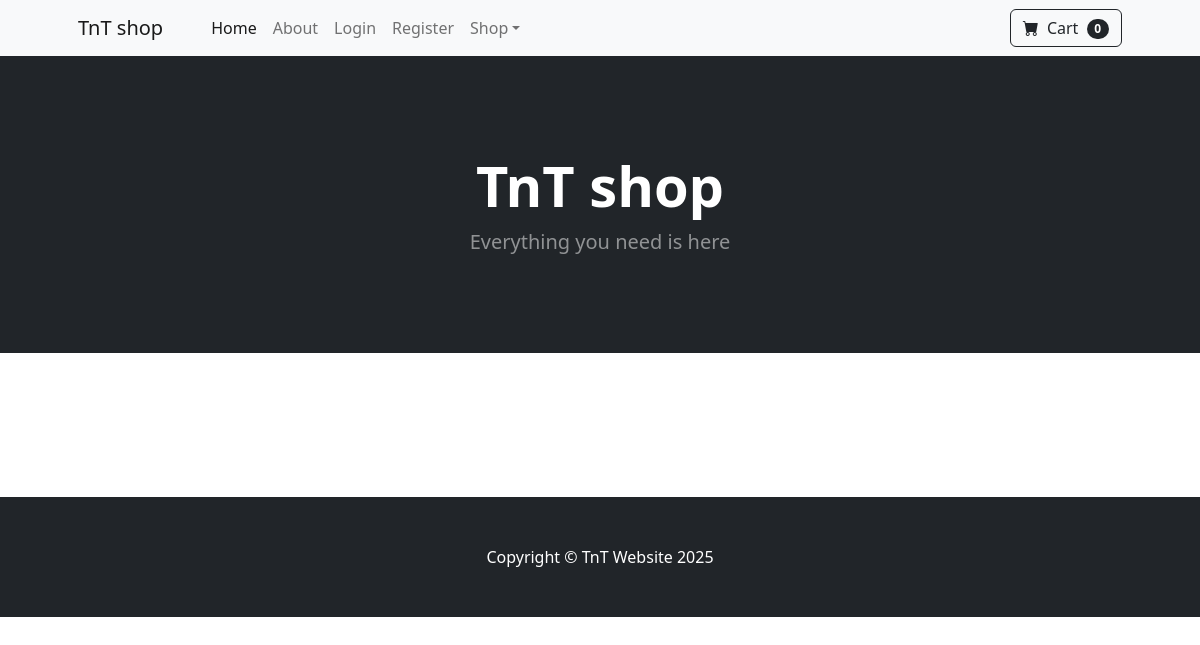
The app's page /, older data.
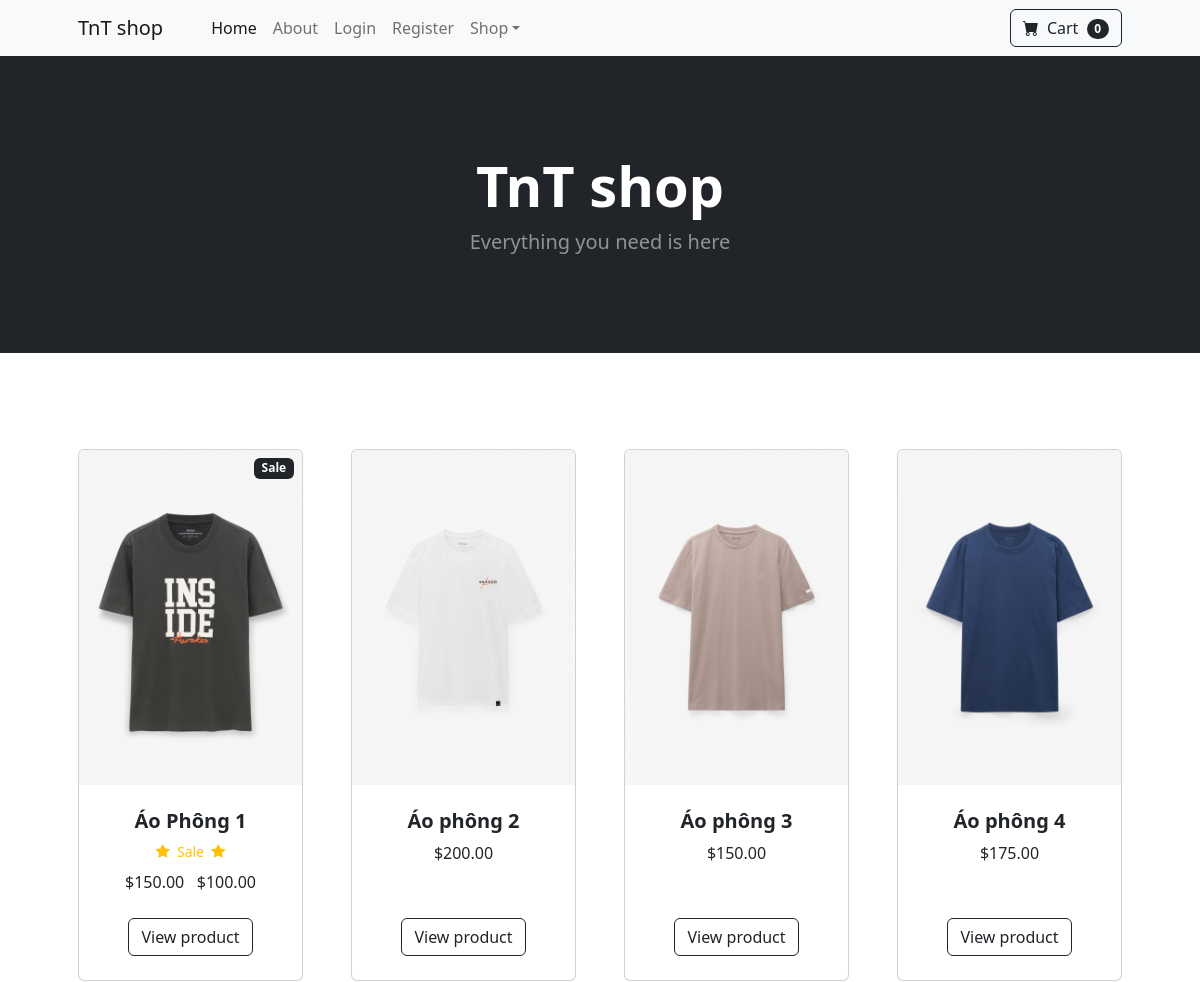
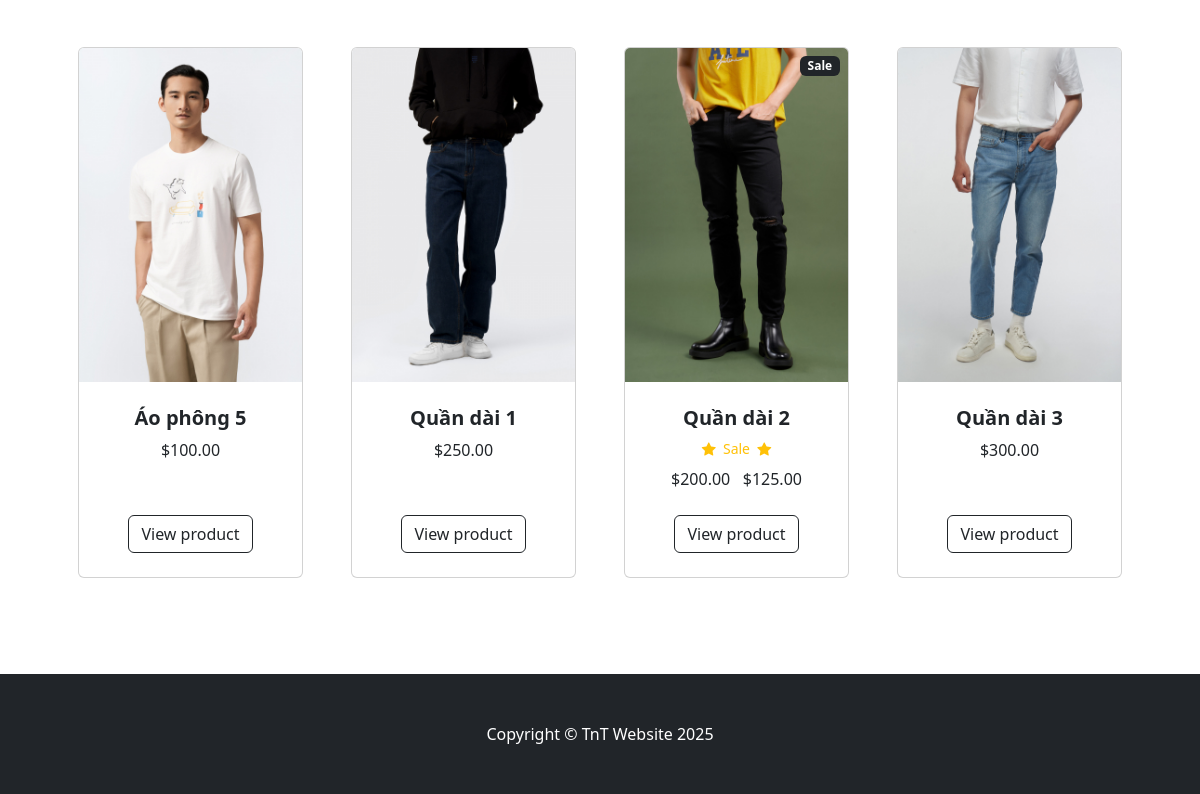
The same page, newer data (2 pictures, top to bottom).
### store/models.py (models this page shows, shortened)
class Product(models.Model):
    name = models.CharField(max_length=100)
    price = models.DecimalField(default=0, decimal_places=2, max_digits=6)
    category = models.ForeignKey(Category, on_delete=models.CASCADE, default=1)
    description = models.CharField(max_length=250, default='', blank=True, null=True)
    image = models.ImageField(upload_to='uploads/product/')
    is_sale = models.BooleanField(default=False)
    sale_price = models.DecimalField(default=0, decimal_places=2, max_digits=6)

### store/views.py (the view)
# urls.py: path('', views.home, name='home'),
def home(request):
    products = Product.objects.all()
    return render(request, 'home.html', {'products':products})

### store/templates/home.html
{% extends 'base.html' %}
{% load static %}
{% block content %}
        <header class="bg-dark py-5">
            <div class="container px-4 px-lg-5 my-5">
                <div class="text-center text-white">
                    <h1 class="display-4 fw-bolder">TnT shop</h1>
                    <p class="lead fw-normal text-white-50 mb-0">Everything you need is here</p>
                </div>
            </div>
        </header>
        <section class="py-5">
            <div class="container px-4 px-lg-5 mt-5">
                <div class="row gx-4 gx-lg-5 row-cols-2 row-cols-md-3 row-cols-xl-4 justify-content-center">
                    {% for product in products %}
                        {% if product.is_sale %}
                        <div class="col mb-5">
                            <div class="card h-100">
                                 <div class="badge bg-dark text-white position-absolute" style="top: 0.5rem; right: 0.5rem">Sale</div>
                                <a href="{% url 'product' product.id %}"><img class="card-img-top" src="{{ product.image.url }}" alt="..." /></a>
                                <div class="card-body p-4">
                                    <div class="text-center">
                                        <h5 class="fw-bolder">{{ product.name }}</h5>
                                         <div class="d-flex justify-content-center small text-warning mb-2">
                                            <div class="bi-star-fill"></div>
                                            &nbsp;&nbsp;Sale&nbsp;&nbsp;
                                            <div class="bi-star-fill"></div>
                                         </div>
                                        <strink>
                                            ${{ product.price }}
                                        </strink>
                                        &nbsp;
                                        ${{ product.sale_price }}
                                    </div>
                                </div>
                                <div class="card-footer p-4 pt-0 border-top-0 bg-transparent">
                                    <div class="text-center"><a class="btn btn-outline-dark mt-auto" href="{% url 'product' product.id %}">View product</a></div>
                                </div>
                            </div>
                        </div>
                        {% else %}
                        <div class="col mb-5">
                            <div class="card h-100">
                                <a href="{% url 'product' product.id %}"><img class="card-img-top" src="{{ product.image.url }}" alt="..." /></a>
                                <div class="card-body p-4">
                                    <div class="text-center">
                                        <h5 class="fw-bolder">{{ product.name }}</h5>
                                        ${{ product.price }}
                                    </div>
                                </div>
                                <div class="card-footer p-4 pt-0 border-top-0 bg-transparent">
                                    <div class="text-center"><a class="btn btn-outline-dark mt-auto" href="{% url 'product' product.id %}">View product</a></div>
                                </div>
                            </div>
                        </div>
                        {% endif %}
                    {% endfor %}
                </div>
            </div>
        </section>
{% endblock %}

### store/templates/base.html (shortened to what this page needs)
{% load static %}
<!DOCTYPE html>
<html lang="en">
    <head>
        <link href="https://cdn.jsdelivr.net/npm/bootstrap-icons@1.5.0/font/bootstrap-icons.css" rel="stylesheet" />
        <link href="{% static 'css/styles.css' %}" rel="stylesheet" />
    </head>
    <body>
        {% include 'navbar.html' %}
        {% block content %}
        {% endblock %}
        <footer class="py-5 bg-dark">
            <div class="container"><p class="m-0 text-center text-white">Copyright &copy; TnT Website 2025</p></div>
        </footer>
    </body>
</html>

### store/templates/navbar.html (shortened to what this page needs)
<nav class="navbar navbar-expand-lg navbar-light bg-light">
    <div class="container px-4 px-lg-5">
        <a class="navbar-brand" href="{% url 'home' %}">TnT shop</a>
        <div class="collapse navbar-collapse" id="navbarSupportedContent">
            <ul class="navbar-nav me-auto mb-2 mb-lg-0 ms-lg-4">
                <li class="nav-item"><a class="nav-link active" aria-current="page" href="{% url 'home' %}">Home</a></li>
                <li class="nav-item"><a class="nav-link" href="{% url 'about' %}">About</a></li>
                {% if user.is_authenticated %}
                <li class="nav-item"><a class="nav-link" href="{% url 'logout' %}">Logout</a></li>
                {% else %}
                <li class="nav-item"><a class="nav-link" href="{% url 'login' %}">Login</a></li>
                <li class="nav-item"><a class="nav-link" href="{% url 'register' %}">Register</a></li>
                {% endif %}
                <li class="nav-item dropdown">
                    <a class="nav-link dropdown-toggle" id="navbarDropdown" href="#" role="button" data-bs-toggle="dropdown" aria-expanded="false">Shop</a>
                </li>
            </ul>
            <form class="d-flex">
                <button class="btn btn-outline-dark" type="submit">
                    <i class="bi-cart-fill me-1"></i>
                    Cart
                    <span class="badge bg-dark text-white ms-1 rounded-pill">0</span>
                </button>
            </form>
        </div>
    </div>
</nav>

Row changes from the older to the newer data that the page shows:
added Product: image (picture), name "Áo Phông 1", price "150.00", sale_price "100.00"
added Product: image (picture), name "Áo phông 2", price "200.00"
added Product: image (picture), name "Áo phông 3", price "150.00"
added Product: image (picture), name "Áo phông 4", price "175.00"
added Product: image (picture), name "Áo phông 5", price "100.00"
added Product: image (picture), name "Quần dài 1", price "250.00"
added Product: image (picture), name "Quần dài 2", price "200.00", sale_price "125.00"
added Product: image (picture), name "Quần dài 3", price "300.00"
